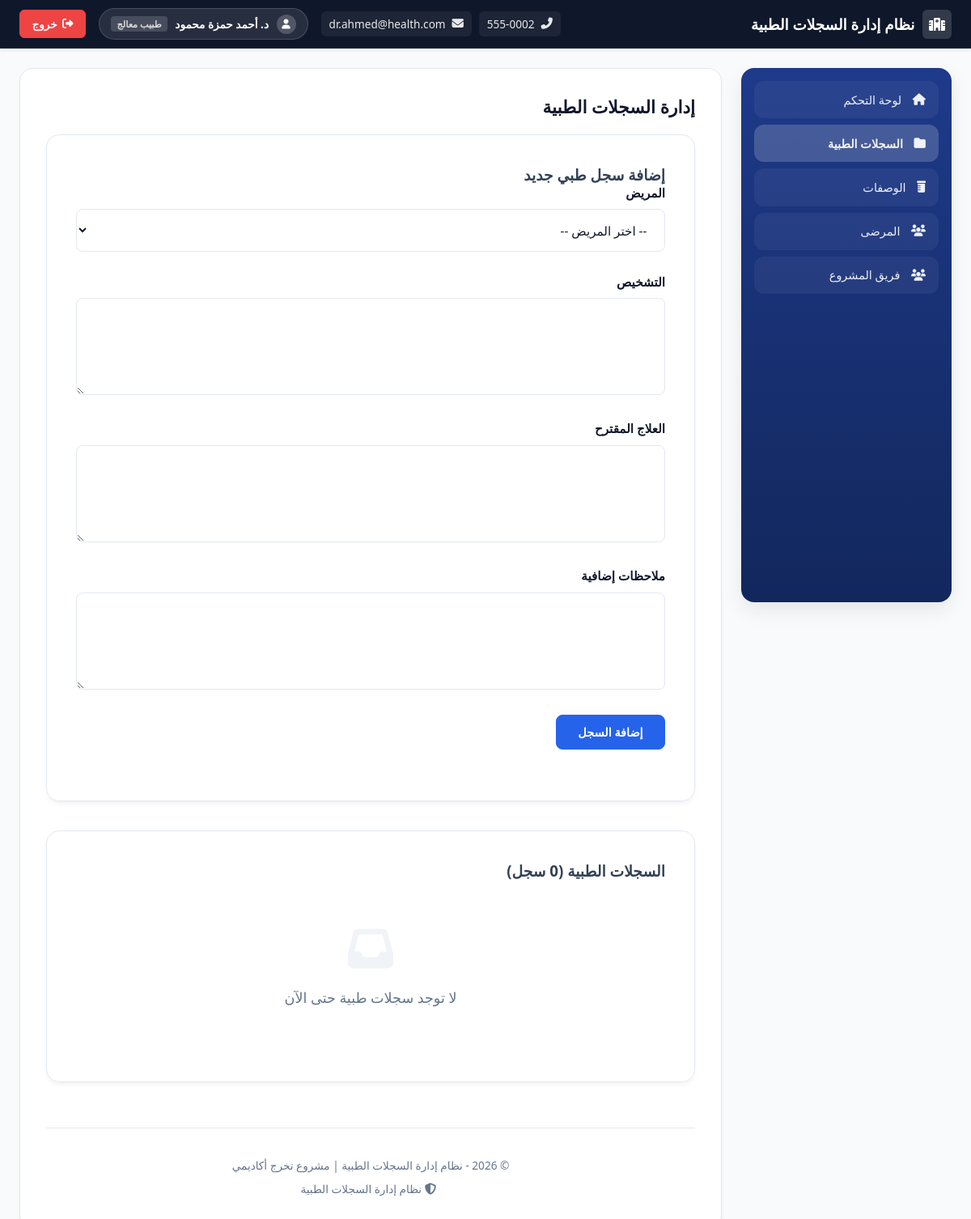
The page /medical-records.php (signed in) on the database its author committed.
### tables this page shows
CREATE TABLE IF NOT EXISTS users (
    id INT AUTO_INCREMENT PRIMARY KEY,
    fullname VARCHAR(255) NOT NULL,
    username VARCHAR(100) NOT NULL UNIQUE,
    email VARCHAR(255) NOT NULL UNIQUE,
    password VARCHAR(255) NOT NULL,
    role ENUM('admin', 'doc', 'patient') NOT NULL DEFAULT 'patient',
    phone VARCHAR(20) NULL,
    created_at TIMESTAMP DEFAULT CURRENT_TIMESTAMP,
    updated_at TIMESTAMP DEFAULT CURRENT_TIMESTAMP ON UPDATE CURRENT_TIMESTAMP,
    INDEX idx_username (username),
    INDEX idx_email (email),
    INDEX idx_role (role)
);

### app/helpers.php (called while the page is built, shortened)
<?php
function e(mixed $value): string
{
    return htmlspecialchars((string)$value, ENT_QUOTES | ENT_SUBSTITUTE, 'UTF-8');
}

### app/User.php (called while the page is built, shortened)
<?php
require_once __DIR__ . '/helpers.php';
class User
{
    private PDO $pdo;
    public function __construct(PDO $pdo)
    {
        $this->pdo = $pdo;
    }
    public static function isLoggedIn(): bool
    {
        return isset($_SESSION['user_id']);
    }
    public static function getUserId(): ?int
    {
        return $_SESSION['user_id'] ?? null;
    }
    public function getCurrentUser(): ?array
    {
        $sql = "SELECT id, fullname, username, email, role, phone FROM users WHERE id = :id";
        $stmt = $this->pdo->prepare($sql);
        $stmt->execute(['id' => self::getUserId()]);
        return $stmt->fetch();
    }
}

### app/MedicalRecord.php (called while the page is built, shortened)
<?php
class MedicalRecord
{
    private PDO $pdo;
    public function __construct(PDO $pdo)
    {
        $this->pdo = $pdo;
    }
    public function getByDocId(int $docId, int $limit = 10, int $offset = 0): array
    {
        $sql = "SELECT mr.*, u.fullname as patient_name
                FROM medical_records mr
                JOIN users u ON mr.patient_id = u.id
                WHERE mr.doctor_id = :doctor_id
                ORDER BY mr.created_at DESC
                LIMIT :limit OFFSET :offset";
        $stmt = $this->pdo->prepare($sql);
        $stmt->bindValue(':doctor_id', $docId, PDO::PARAM_INT);
        $stmt->bindValue(':limit', $limit, PDO::PARAM_INT);
        $stmt->bindValue(':offset', $offset, PDO::PARAM_INT);
        $stmt->execute();
        return $stmt->fetchAll();
    }
}

### medical-records.php (the view, shortened to what this page needs)
<?php
require_once __DIR__ . '/app/db.php';
require_once __DIR__ . '/app/helpers.php';
require_once __DIR__ . '/app/User.php';
require_once __DIR__ . '/app/MedicalRecord.php';
$user_id = User::getUserId();
$medicalRecord = new MedicalRecord($pdo);
$page = max(1, (int)($_GET['page'] ?? 1));
$per_page = 10;
$offset = ($page - 1) * $per_page;
$filter_patient_id = (int)($_GET['patient'] ?? 0);
if ($filter_patient_id) {
    $sql = "SELECT mr.*, u.fullname as patient_name
            FROM medical_records mr
            JOIN users u ON mr.patient_id = u.id
            WHERE mr.doctor_id = :doctor_id AND mr.patient_id = :patient_id
            ORDER BY mr.created_at DESC
            LIMIT :limit OFFSET :offset";
    $stmt = $pdo->prepare($sql);
    $stmt->bindValue(':doctor_id', $user_id, PDO::PARAM_INT);
    $stmt->bindValue(':patient_id', $filter_patient_id, PDO::PARAM_INT);
    $stmt->bindValue(':limit', $per_page, PDO::PARAM_INT);
    $stmt->bindValue(':offset', $offset, PDO::PARAM_INT);
    $stmt->execute();
    $records = $stmt->fetchAll();
    $count_stmt = $pdo->prepare("SELECT COUNT(*) FROM medical_records WHERE doctor_id = :doctor_id AND patient_id = :patient_id");
    $count_stmt->execute(['doctor_id' => $user_id, 'patient_id' => $filter_patient_id]);
    $total_records = $count_stmt->fetchColumn();
} else {
    $records = $medicalRecord->getByDocId($user_id, $per_page, $offset);
    $total_records = $medicalRecord->countByDocId($user_id);
}
$total_pages = ceil($total_records / $per_page);
$edit_record = null;
?>
<!DOCTYPE html>
<html lang="ar" dir="rtl">
<head>
    <link rel="stylesheet" href="https://cdnjs.cloudflare.com/ajax/libs/font-awesome/6.5.0/css/all.min.css" />
    <link rel="stylesheet" href="assets/css/dashboard.css">
</head>
<body>
    <?php include __DIR__ . '/includes/navbar.php'; ?>
    <main class="main-container">
        <?php include __DIR__ . '/includes/sidebar.php'; ?>
        <section class="content">
            <h2>إدارة السجلات الطبية</h2>
            <div class="form-container">
                <h3><?= $edit_record ? 'تعديل السجل الطبي' : 'إضافة سجل طبي جديد' ?></h3>
                <form method="POST">
                    <div class="form-group">
                        <label>المريض</label>
                        <select name="patient_id" required <?= $edit_record ? 'disabled' : '' ?>>
                            <option value="">-- اختر المريض --</option>
                        </select>
                    </div>
                    <div class="form-group">
                        <label>التشخيص</label>
                        <textarea name="diagnosis" required><?= $edit_record ? e($edit_record['diagnosis']) : '' ?></textarea>
                    </div>
                    <div class="form-group">
                        <label>العلاج المقترح</label>
                        <textarea name="treatment" required><?= $edit_record ? e($edit_record['treatment']) : '' ?></textarea>
                    </div>
                    <div class="form-group">
                        <label>ملاحظات إضافية</label>
                        <textarea name="notes"><?= $edit_record ? e($edit_record['notes'] ?? '') : '' ?></textarea>
                    </div>
                    <div class="form-group">
                        <button type="submit" class="btn btn-primary"><?= $edit_record ? 'تحديث السجل' : 'إضافة السجل' ?></button>
                    </div>
                </form>
            </div>
            <div class="form-container">
                <h3>السجلات الطبية (<?= $total_records ?> سجل)</h3>
                <?php if ($records): ?>
                    <div class="table-responsive">
                        <table class="records-table">
                            <thead>
                                <tr>
                                    <th>المريض</th>
                                    <th>التاريخ</th>
                                    <th>التشخيص</th>
                                    <th>الإجراءات</th>
                                </tr>
                            </thead>
                            <tbody>
                                <?php foreach ($records as $record): ?>
                                    <tr>
                                        <td><?= e($record['patient_name']) ?></td>
                                        <td><?= date('Y-m-d', strtotime($record['created_at'])) ?></td>
                                        <td><?= e(substr($record['diagnosis'], 0, 50)) ?>...</td>
                                        <td>
                                            <a href="medical-records.php?edit=<?= $record['id'] ?>" class="action-btn edit-btn"><i class="fas fa-edit"></i></a>
                                        </td>
                                    </tr>
                                <?php endforeach; ?>
                            </tbody>
                        </table>
                    </div>
                    <?php $patient_param = $filter_patient_id ? "&patient=" . $filter_patient_id : ""; ?>
                    <div class="pagination">
                        <?php if ($page > 1): ?>
                            <a href="medical-records.php?page=<?= $page - 1 ?><?= $patient_param ?>" class="btn btn-secondary">السابق</a>
                        <?php endif; ?>
                        <span class="page-info">الصفحة <?= $page ?> من <?= $total_pages ?></span>
                        <?php if ($page < $total_pages): ?>
                            <a href="medical-records.php?page=<?= $page + 1 ?><?= $patient_param ?>" class="btn btn-secondary">التالي</a>
                        <?php endif; ?>
                    </div>
                <?php else: ?>
                    <div class="empty-state">
                        <i class="fas fa-inbox"></i>
                        <p>لا توجد سجلات طبية حتى الآن</p>
                    </div>
                <?php endif; ?>
            </div>
            <?php include __DIR__ . '/includes/footer.php'; ?>
        </section>
    </main>
</body>
</html>

### includes/navbar.php (shortened to what this page needs)
<?php
if (!isset($currentUser)) {
    $userObj = new User($pdo);
    $currentUser = $userObj->getCurrentUser();
}
$fullname = $currentUser['fullname'] ?? '';
$email = $currentUser['email'] ?? '';
$phone = $currentUser['phone'] ?? '';
if (!isset($display_role)) {
    $current_role = $currentUser['role'] ?? 'patient';
    $_nav_role_names = ['admin' => 'مسؤول النظام', 'doc' => 'طبيب معالج', 'patient' => 'مريض مسجل'];
    $display_role = $_nav_role_names[$current_role] ?? 'مستخدم';
    $role_class_attr = 'role-' . $current_role;
} else {
    $role_class_attr = 'role-patient';
}
?>
<nav class="navbar">
    <a href="dashboard.php" class="navbar-brand">
        <div class="icon-wrap">
            <i class="fas fa-hospital"></i>
        </div>
        <span><?= e(APP_NAME) ?></span>
    </a>
    <div class="navbar-end">
        <div class="contact-links">
            <?php if (!empty($phone)): ?>
                <a href="tel:<?= e($phone) ?>" title="الهاتف" class="contact-item"><i class="fas fa-phone-alt"></i> <?= e($phone) ?></a>
            <?php endif; ?>
            <?php if (!empty($email)): ?>
                <a href="mailto:<?= e($email) ?>" title="البريد الإلكتروني" class="contact-item"><i class="fas fa-envelope"></i> <?= e($email) ?></a>
            <?php endif; ?>
        </div>
        <div class="user-pill">
            <div class="avatar"><i class="fas fa-user"></i></div>
            <div class="name"><?= e($fullname) ?></div>
            <div class="role-badge <?= e($role_class_attr) ?>"><?= e($display_role ?? '') ?></div>
        </div>
        <a href="logout.php" class="btn-logout"><i class="fas fa-sign-out-alt"></i> <span>خروج</span></a>
    </div>
</nav>

### rows shown on the page
users: phone "555-0002", email "dr.ahmed@health.com", fullname "د. أحمد حمزة محمود", role "طبيب معالج"

### other values the page prints
APP_NAME "نظام إدارة السجلات الطبية"
$item['label'] "لوحة التحكم"
$item['label'] "السجلات الطبية"
$item['label'] "الوصفات"
$item['label'] "المرضى"
$item['label'] "فريق المشروع"
